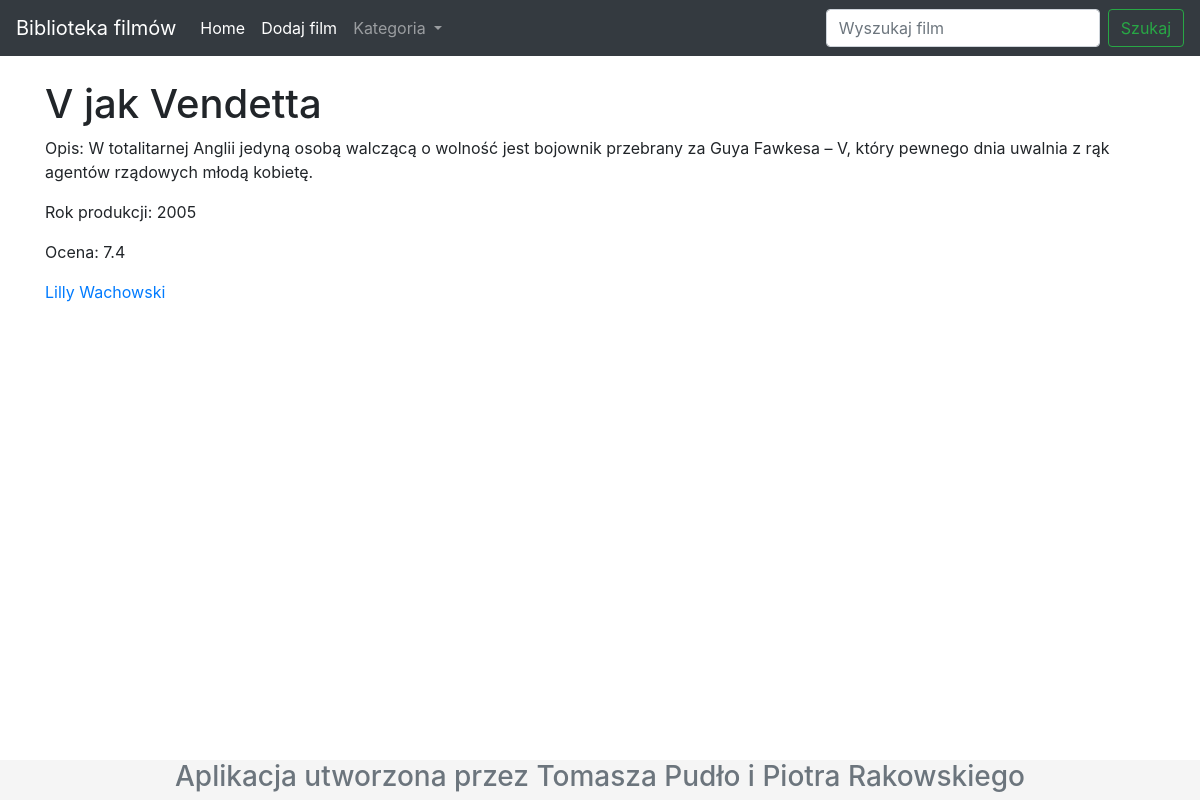
Screenshot of /film/15/ with the database file from the repository.
### Filmy/models.py (models this page shows, shortened)
class Filmy(models.Model):
    tytul = models.CharField(max_length=100)
    opis = models.TextField(blank=True)
    rok_produkcji = models.DecimalField(max_digits=4, decimal_places=0)
    ocena = models.DecimalField(max_digits=2, decimal_places=1)
    rezyser = models.ForeignKey(Rezyser, on_delete=models.CASCADE, null=True)
    gatunek = models.ManyToManyField(Gatunek)
    class Meta:
        verbose_name = "Filmy"
        verbose_name_plural = "Filmy"

class Rezyser(models.Model):
    imie = models.CharField(max_length=15)
    nazwisko = models.CharField(max_length=25)
    pochodzenie = models.CharField(max_length=25)
    def __str__(self):
        return self.imie + ' ' + self.nazwisko
    class Meta:
        verbose_name = "Reżyser"
        verbose_name_plural = "Reżyser"

### Filmy/views.py (the view)
# urls.py: path('film/<id>/', film, name='film'),
def film(request, id):
    film_user = Filmy.objects.get(pk=id)
    gatunki = Gatunek.objects.all()
    dane = {'film_user': film_user, 'gatunki': gatunki }
    return render(request, 'film.html', dane)

### Filmy/templates/film.html
    {% extends 'szablon.html' %}
    {% load static %}
    {% block content %}
    {% if film_user %}
        <h1> {{ film_user.tytul }}</h1>
        <p> Opis: {{ film_user.opis }} </p>
        <p> Rok produkcji: {{ film_user.rok_produkcji }} </p>
        <p> Ocena: {{ film_user.ocena }} </p>
        <a href="/rezyser/{{ film_user.rezyser.id }}"> {{ film_user.rezyser }} </a>
    {% else %}
        <p> Nie ma filmu o takim id.</p>
    {% endif %}
    {% endblock content %}

### Filmy/templates/szablon.html (style rules this page uses)
html { position: relative; min-height: 100%; }
body { margin-bottom: 40px; }

### rows the page displays
Filmy: tytul "V jak Vendetta", opis "W totalitarnej Anglii jedyną osobą walczącą o wolność jest bojownik przebrany za Guya Fawkesa – V, który pewnego dnia uwalnia z rąk agentów rządowych młodą kobietę.", rok_produkcji "2005", ocena "7.4", rezyser "Lilly Wachowski"
